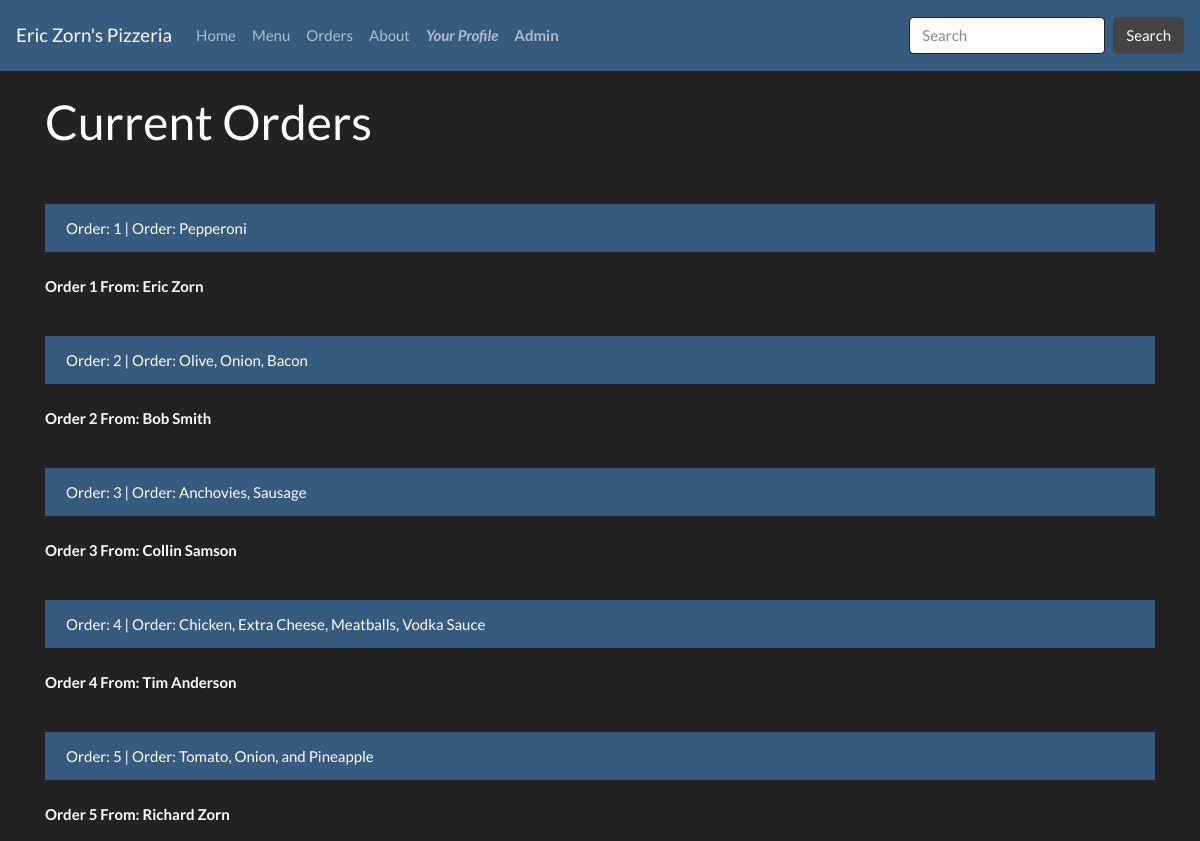
Screenshot of /orders/ with the database file from the repository.
### pizzas/models.py (models this page shows)
class Toppings(models.Model):
    pizza = models.CharField(max_length=100)
    name = models.CharField(max_length=50)

### pizzas/views.py (the view)
# urls.py: url(r'orders/', views.orders),
def orders(request):
    all_toppings = Toppings.objects.all()
    all_names = Pizza.objects.all()
    context = {
        "all_toppings": all_toppings,
        "all_names": all_names,
    }
    return render(request, 'orders/orders.html', context)

### pizzas/templates/orders/orders.html
{% extends 'base.html' %}
{% block body %}
<br>
<div class="container">
    <h1>Current Orders</h1>
    <br>
    {% block orders %}
    <ul class="list-group header" style="list-style: none">
        {% for topping in all_toppings %}
            <br>
            <li><a class="list-group-item list-group-item-action active" href="/orders/{{ topping.pk }}/">Order: {{ topping.pk }} | Order: {{ topping.pizza }}</a></li>
            <br>
            <b><p>Order {{ topping.pk }} From: {{ topping.name }}</p></b>
        {% endfor %}
    </ul>
    {% endblock %}
</div>
{% endblock %}

### rows the page displays
Toppings: pk "1", pizza "Pepperoni", name "Eric Zorn"
Toppings: pk "2", pizza "Olive, Onion, Bacon", name "Bob Smith"
Toppings: pk "3", pizza "Anchovies, Sausage", name "Collin Samson"
Toppings: pk "4", pizza "Chicken, Extra Cheese, Meatballs, Vodka Sauce", name "Tim Anderson"
Toppings: pk "5", pizza "Tomato, Onion, and Pineapple", name "Richard Zorn"
